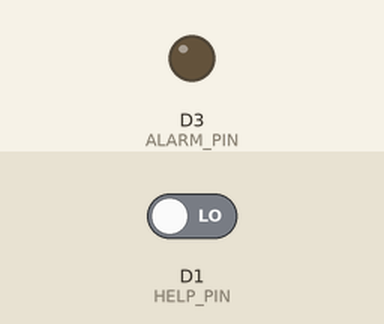
Simulated run of this sketch. Board: ESP8266 (NodeMCU). On the bench: output pins drawn as LEDs (lit = HIGH). Inputs (shaded band) come from the test bench; at power-on: D1 (HELP_PIN) LOW. WiFi joins after 1.5 s; servers stay silent unless stated; what the sketch prints to the serial monitor is not drawn.

Above: at 2.9 s.
3.0 s: D1 (HELP_PIN) driven HIGH
At 4.0 s:
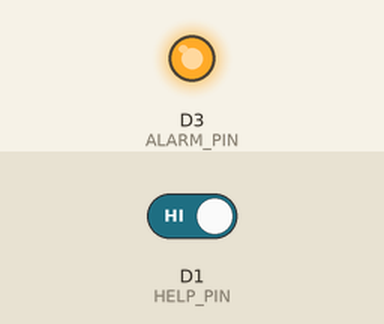
Timing chart, 0 to 24.5 s (numbered marks = the images above; inputs shaded):
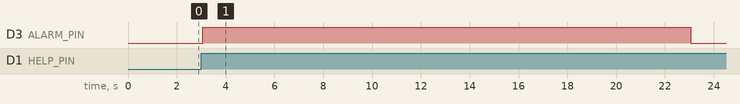

The sketch:

LiftPad_Voice_Control-ESP__Final_Alarm.ino
```cpp
#include <ESP8266WiFi.h>
#include <WiFiClientSecure.h>
#include <UniversalTelegramBot.h>

const char* WIFI_SSID = "Ahmad";
const char* WIFI_PASSWORD = "ahmad@20117";

// ===== Telegram Bot Settings =====
String BOT_TOKEN = "8393506584:AAHSIbm0QtC8OnWK3AMhamsTTXOjki3XZEs";
String CHAT_ID   = "6507966671";
String Message = "EMERGENCY ALERT — HELP NEEDED                                                  LiftPad Unit: 0000001                                                                                Coordinates: 40.41924 N, 49.91664 E                                                                 Maps: https://maps.google.com/?q=40.41924,49.91664                        The Help command has been activated. Immediate assistance required.";

// Pins to monitor
const int HELP_PIN  = D1;
const int EVENT_PIN = D2;
const int ALARM_PIN = D3;

// Alarm duration and debounce
const unsigned long ALARM_DURATION_MS = 20000UL;
const unsigned long HELP_DEBOUNCE_MS  = 50UL;    // debounce for the HELP button

WiFiClientSecure client;
UniversalTelegramBot bot(BOT_TOKEN, client);

// state
int lastHelpState = LOW;
unsigned long lastHelpChangeMs = 0;

// alarm state
bool alarmActive = false;
unsigned long alarmStartMs = 0;

void connectWiFi() {
  if (WiFi.status() == WL_CONNECTED) return;
  Serial.print("Connecting to WiFi");
  WiFi.begin(WIFI_SSID, WIFI_PASSWORD);
  unsigned long start = millis();
  while (WiFi.status() != WL_CONNECTED) {
    delay(250);
    Serial.print(".");
    // keep loop alive, but also avoid infinite blocking too long
    if (millis() - start > 30000) { // 30s timeout
      Serial.println("\nWiFi connect timeout - retrying");
      start = millis();
    }
  }
  Serial.println("\nWiFi connected");
}

void sendTelegram(const String &msg){
  Serial.println("[ESP] Sending message: " + msg);
  // ensure WiFi is connected
  connectWiFi();
  client.setInsecure(); // allow self-signed certs (keeps your prior behavior)
  bool ok = bot.sendMessage(CHAT_ID, msg, "");
  Serial.println(ok ? "[ESP] sendMessage OK" : "[ESP] sendMessage FAILED");
}

void setup() {
  Serial.begin(115200);
  delay(200);

  pinMode(HELP_PIN, INPUT);
  pinMode(EVENT_PIN, INPUT);
  pinMode(ALARM_PIN, OUTPUT);
  digitalWrite(ALARM_PIN, LOW);    // ensure alarm is off at boot

  connectWiFi();
  Serial.println("[ESP] Ready, monitoring HELP_PIN.");
}

void loop() {
  // read help pin
  int helpState = digitalRead(HELP_PIN);

  // simple debounce on rising edge
  if (helpState != lastHelpState) {
    lastHelpChangeMs = millis();
  }
  if ((millis() - lastHelpChangeMs) > HELP_DEBOUNCE_MS) {
    // stable state for debounce window
    static bool lastStableHelp = LOW;
    if (helpState == HIGH && lastStableHelp == LOW) {
      // rising edge detected -> send message once for this press

      // start alarm period (non-blocking)
      digitalWrite(ALARM_PIN, HIGH);
      alarmActive = true;
      alarmStartMs = millis();
      sendTelegram(Message);

      Serial.println("[ALARM] Activated for 60s");
    }
    lastStableHelp = helpState;
  }

  lastHelpState = helpState;

  // handle alarm timeout (non-blocking)
  if (alarmActive) {
    if (millis() - alarmStartMs >= ALARM_DURATION_MS) {
      digitalWrite(ALARM_PIN, LOW);
      alarmActive = false;
      Serial.println("[ALARM] Deactivated after timeout");
    }
  }

  // small yield to keep WiFi stack happy and reduce CPU usage
  delay(10);
}
```

Measured:
- after the input at 3.0 s, D3 (ALARM_PIN): LOW → HIGH after 0.06 s, → LOW 20.0 s later
